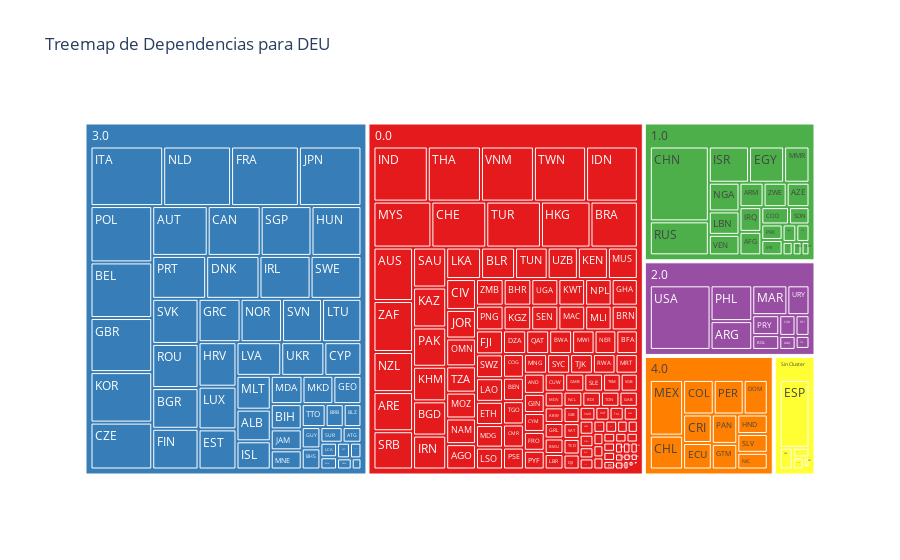
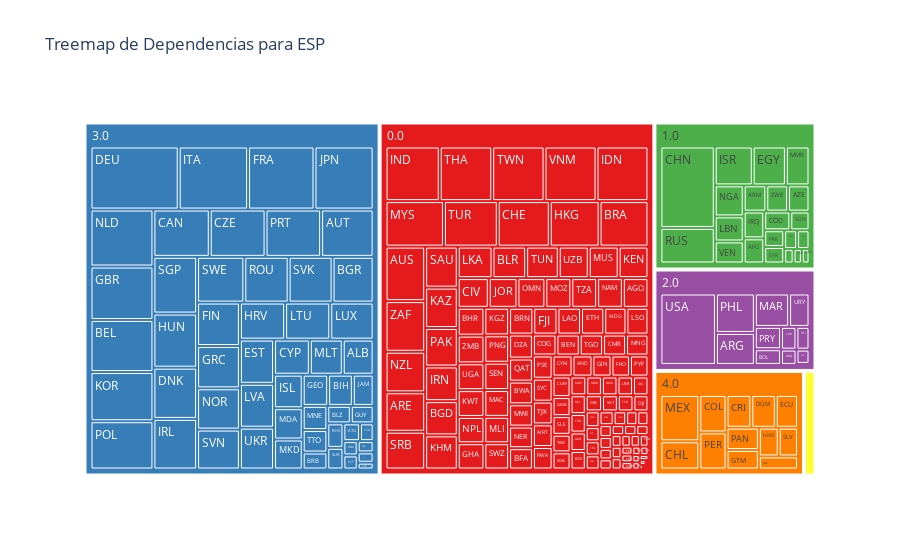

Notebook cell for these charts, in order:
### Code cell
import pandas as pd
import plotly.express as px
from pathlib import Path
import gzip
import os

# --- Funciones para cargar los datos ---

# Obtener la ruta del directorio actual (funciona en scripts y Jupyter Notebooks)
current_dir = os.path.dirname(os.path.abspath("__file__"))

# Construir BASE_DIR a partir de current_dir
BASE_DIR = Path(current_dir).resolve().parent.parent

def load_dependency_data(filename="dependencias_consolidadas.csv.gz"):
    csv_path = r"C:\Users\Usuario\Documents\Github\Seguridad económica\src\data\processed\Dependencias consolidadas\dependencias_consolidadas.csv.gz"
    try:
        with gzip.open(csv_path, 'rt', encoding='utf-8') as file:
            return pd.read_csv(file)
    except Exception as e:
        print(f"Error al cargar el archivo de dependencias: {e}")
        return None

def load_clustering_data(filename="agglomerative_clustering_results.csv"):
    clustering_path = r"C:\Users\Usuario\Documents\Github\Seguridad económica\src\data\processed\comunidades\agglomerative_clustering_results.csv"
    try:
        return pd.read_csv(clustering_path, sep=';')
    except Exception as e:
        print(f"Error al cargar el archivo de clustering: {e}")
        return None

# --- Cargar los datos ---
dependency_data = load_dependency_data()
clustering_data = load_clustering_data()

if dependency_data is None or clustering_data is None:
    print("Error al cargar los datos. Verifica las rutas y los archivos.")
else:
    # --- Función para crear el treemap ---
    def create_dependency_treemap(dependency_data, clustering_data, country):
        filtered_data = dependency_data[dependency_data['dependent_country'] == country]
        
        merged_data = pd.merge(
            filtered_data,
            clustering_data,
            left_on='supplier_country',
            right_on='iso_d',
            how='left'
        )

        # Manejar valores nulos en la columna 'cluster'
        merged_data['cluster'] = merged_data['cluster'].fillna('Sin Cluster')

        fig = px.treemap(
            merged_data,
            path=['cluster', 'supplier_country'],  # Organización por cluster y luego por país
            values='dependency_value',
            color='cluster',
            title=f'Treemap de Dependencias para {country}',
            color_discrete_sequence=px.colors.qualitative.Set1  # Puedes ajustar los colores
        )
        return fig

    # --- Crear y mostrar el treemap para Alemania y España---
    fig_deu = create_dependency_treemap(dependency_data, clustering_data, 'DEU')
    fig_esp = create_dependency_treemap(dependency_data, clustering_data, 'ESP')

    fig_deu.show()
    fig_esp.show()

### Figure 1 — Plotly figure (JSON) as saved in the notebook; plotly's stock layout.template omitted (floating-point values rounded to 4 significant figures; data arrays with more than 128 entries replaced by an {"elided": "..."} marker saying what was removed)
{"data": [{"branchvalues": "total", "customdata": {"elided": "241x1 mixed values"}, "domain": {"x": [0, 1], "y": [0, 1]}, "hovertemplate": "labels=%{label}<br>dependency_value=%{value}<br>parent=%{parent}<br>id=%{id}<br>cluster=%{customdata[0]}<extra></extra>", "ids": {"elided": "241 str values"}, "labels": {"elided": "241 str values"}, "marker": {"colors": {"elided": "241 str values"}}, "name": "", "parents": {"elided": "241 str values"}, "type": "treemap", "values": {"elided": "241 float values"}}], "layout": {"legend": {"tracegroupgap": 0}, "title": {"text": "Treemap de Dependencias para DEU"}, "treemapcolorway": ["rgb(228,26,28)", "rgb(55,126,184)", "rgb(77,175,74)", "rgb(152,78,163)", "rgb(255,127,0)", "rgb(255,255,51)", "rgb(166,86,40)", "rgb(247,129,191)", "rgb(153,153,153)"]}}

### Figure 2 — Plotly figure (JSON) as saved in the notebook; plotly's stock layout.template omitted (floating-point values rounded to 4 significant figures; data arrays with more than 128 entries replaced by an {"elided": "..."} marker saying what was removed)
{"data": [{"branchvalues": "total", "customdata": {"elided": "241x1 mixed values"}, "domain": {"x": [0, 1], "y": [0, 1]}, "hovertemplate": "labels=%{label}<br>dependency_value=%{value}<br>parent=%{parent}<br>id=%{id}<br>cluster=%{customdata[0]}<extra></extra>", "ids": {"elided": "241 str values"}, "labels": {"elided": "241 str values"}, "marker": {"colors": {"elided": "241 str values"}}, "name": "", "parents": {"elided": "241 str values"}, "type": "treemap", "values": {"elided": "241 float values"}}], "layout": {"legend": {"tracegroupgap": 0}, "title": {"text": "Treemap de Dependencias para ESP"}, "treemapcolorway": ["rgb(228,26,28)", "rgb(55,126,184)", "rgb(77,175,74)", "rgb(152,78,163)", "rgb(255,127,0)", "rgb(255,255,51)", "rgb(166,86,40)", "rgb(247,129,191)", "rgb(153,153,153)"]}}
